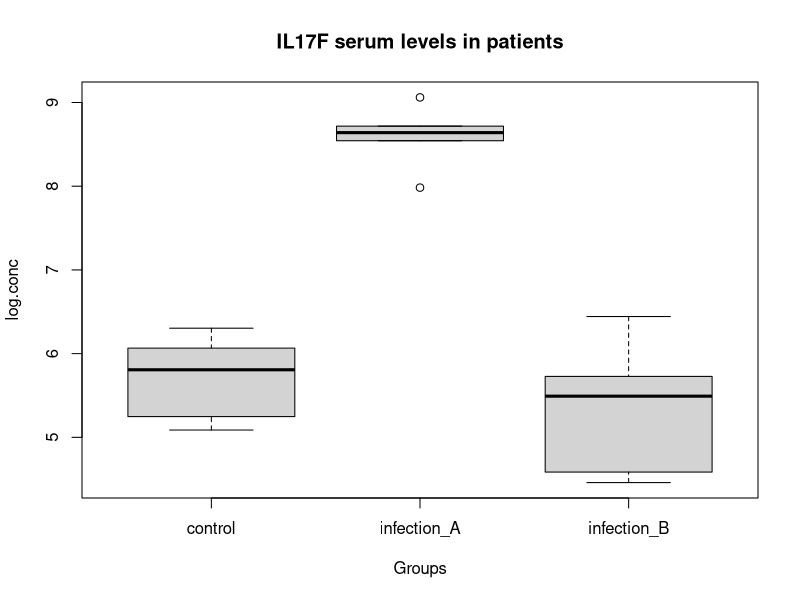
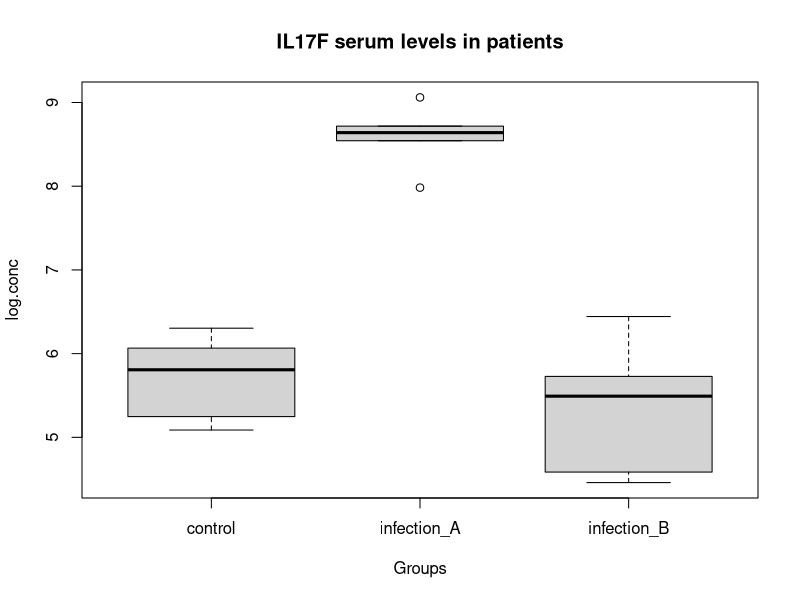

Recreate these plots in R, in order. (Note: this script raises an error after producing the figures.)
# Multivariate Analysis of Cytokines in Two Patient Groups ----------------

# Example Dataset saved as "cytokines.csv"
#setwd("~/Documents/r_scripts/R-wehi_3hr")

# Import Data
cytokines <- read.csv(file="data/cytokines_3groups.csv", header = TRUE)

# generate final data.frame transforming dataset e.g. log2
cytokines_L <- data.frame(cytokines[,c(1:2)], log2(cytokines[,-c(1,2)]))

str(cytokines_L)

# ANOVA
fit = aov(cytokines_L[,3] ~ cytokines_L$group)
fit
summary.aov(fit)

# Graphics 
boxplot(cytokines_L$IL17F~cytokines_L$group
        , ylab = "log.conc"
        , xlab = "Groups"
        , main = "IL17F serum levels in patients")

IL17F_levels = boxplot(cytokines_L$IL17F~cytokines_L$group
        , ylab = "log.conc"
        , xlab = "Groups"
        , main = "IL17F serum levels in patients")

IL17F_levels + points(cytokines_L$IL17F~cytokines_L$group,
                      col=as.numeric(cytokines_L$group))

